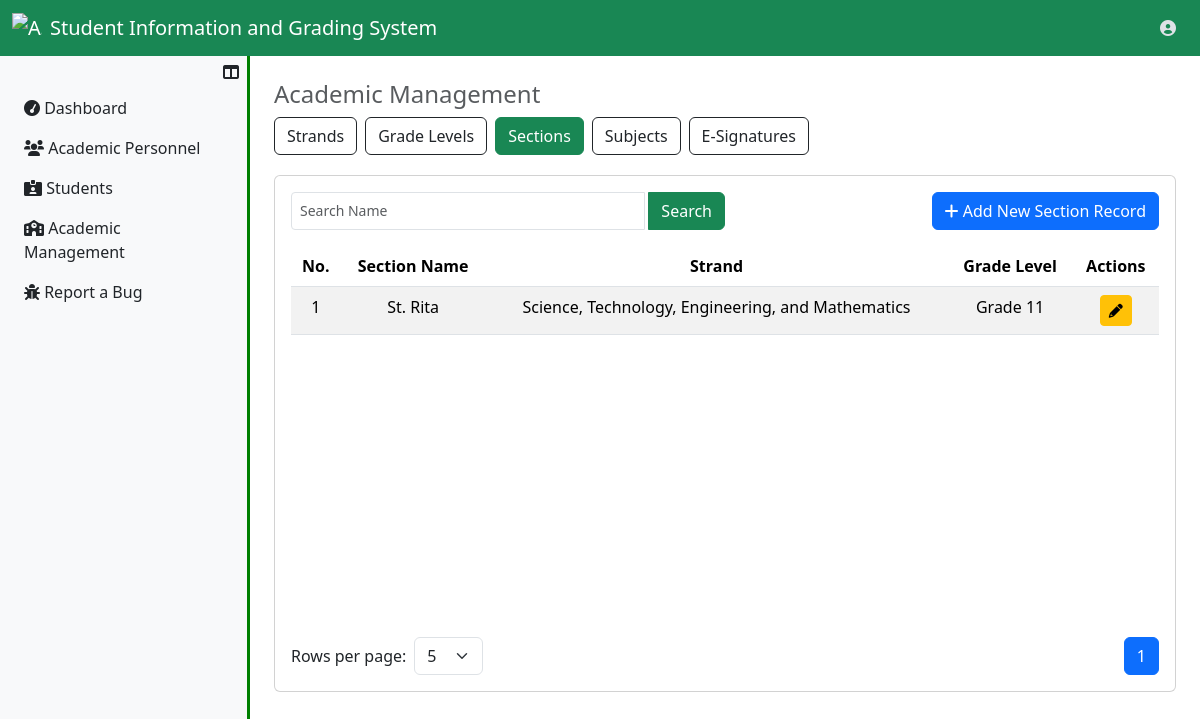
Page /UserRegistrar/sections.php (signed in) on the earlier database version.
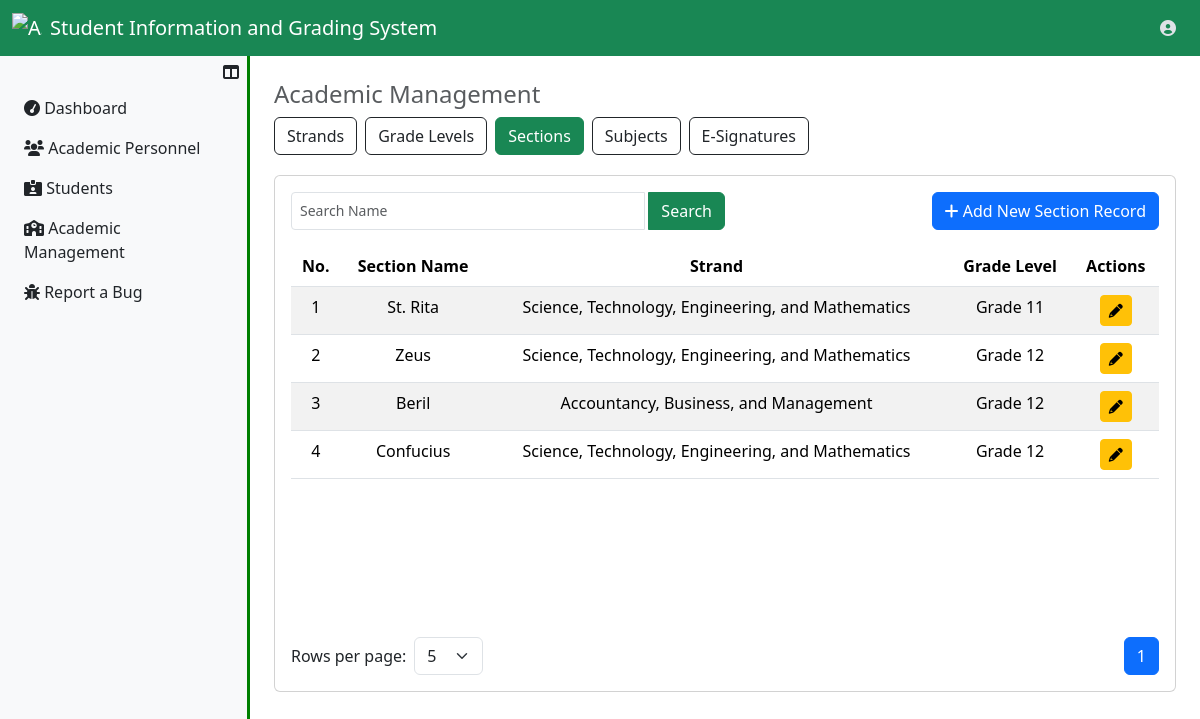
Same page on the later database version.
### tables this page shows
CREATE TABLE `sections_tbl` (
  `section_id` int(11) NOT NULL,
  `fk_year_id` int(11) NOT NULL,
  `fk_strand_id` int(11) NOT NULL,
  `section_name` varchar(250) NOT NULL,
  `insrt_ts` datetime NOT NULL,
  `updt_ts` datetime DEFAULT NULL
);

CREATE TABLE `strands_tbl` (
  `strand_id` int(11) NOT NULL,
  `strand_name` varchar(250) NOT NULL,
  `strand_nn` varchar(20) NOT NULL,
  `insrt_ts` datetime NOT NULL,
  `updt_ts` datetime DEFAULT NULL
);

CREATE TABLE `year_levels_tbl` (
  `year_level_id` int(11) NOT NULL,
  `yl_name` varchar(250) NOT NULL,
  `insrt_ts` datetime NOT NULL,
  `updt_ts` datetime DEFAULT NULL
);

### UserRegistrar/sections.php (the view, shortened to what the changed rows need)
<?php
  include ("../server_connection/db_connect.php");
?>
<!DOCTYPE html>
<html lang="en">
<head>
    <link rel="stylesheet" href="../../Bootstrap/css/bootstrap.min.css">
    <link rel="stylesheet" href="https://cdnjs.cloudflare.com/ajax/libs/font-awesome/6.0.0-beta3/css/all.min.css">
</head>
<body>
    <?php include '../Assets/components/RegistrarNavbar.php'; ?>
    <div class="d-flex">
        <?php include '../Assets/components/RegistrarSidebar.php'; ?>
        <div class="content p-4 flex-grow-1">
            <div class="card table-container">
                <div class="card-body">
                    <div class="table-responsive">
                        <table class="table table-striped" id="studentsTable">
                            <thead align="center">
                                <tr>
                                    <th>No.</th>
                                    <th>Section Name</th>
                                    <th>Strand</th>
                                    <th>Grade Level</th>
                                    <th>Actions</th>
                                </tr>
                            </thead>
                            <tbody id="tableBody" align="center">
                                <?php
                                    $sql = "SELECT A.section_name, A.section_id, B.strand_name, C.yl_name FROM sections_tbl AS A
                                    INNER JOIN strands_tbl AS B ON A.fk_strand_id=B.strand_id
                                    INNER JOIN year_levels_tbl AS C ON A.fk_year_id=C.year_level_id";
                                    try
                                    {
                                        $result=$conn->prepare($sql);
                                        $result->execute();
                                        if($result->rowcount()>0)
                                        {
                                            $i=1;
                                            while($row=$result->fetch(PDO::FETCH_ASSOC))
                                            {
                                                echo "
                                                    <tr>
                                                        <td class='text-center'>{$i} </td>
                                                        <td class='text-center'>{$row["section_name"]}</td>
                                                        <td class='text-center'>{$row["strand_name"]}</td>
                                                        <td class='text-center'>{$row["yl_name"]}</td>
                                                        <td>
                                                            <a href='EditSection.php?section_id={$row["section_id"]}' class='btn btn-warning btn-sm'>
                                                                <i class='fas fa-pencil'></i>
                                                            </a>
                                                        </td>";
                                                        ?>
                                                    </tr>
                                                <?php
                                                $i++;
                                            }
                                        }
                                        else
                                        {
                                            echo "<tr><tdv colspan = '6'> No records found. </td></tr>";
                                        }
                                    }
                                    catch(Exception $e)
                                    {
                                        echo "Unexpected error has been occured!" . $e ->getMessage();
                                    }
                                ?>
                            </tbody>
                        </table>
                    </div>
                </div>
            </div>
        </div>
    </div>
</body>
</html>

Differences in the rows shown:
added sections_tbl: section_name "Zeus", fk_strand.strand_name "Science, Technology, Engineering, and Mathematics", fk_year.yl_name "Grade 12"
added sections_tbl: section_name "Beril", fk_strand.strand_name "Accountancy, Business, and Management", fk_year.yl_name "Grade 12"
added sections_tbl: section_name "Confucius", fk_strand.strand_name "Science, Technology, Engineering, and Mathematics", fk_year.yl_name "Grade 12"
